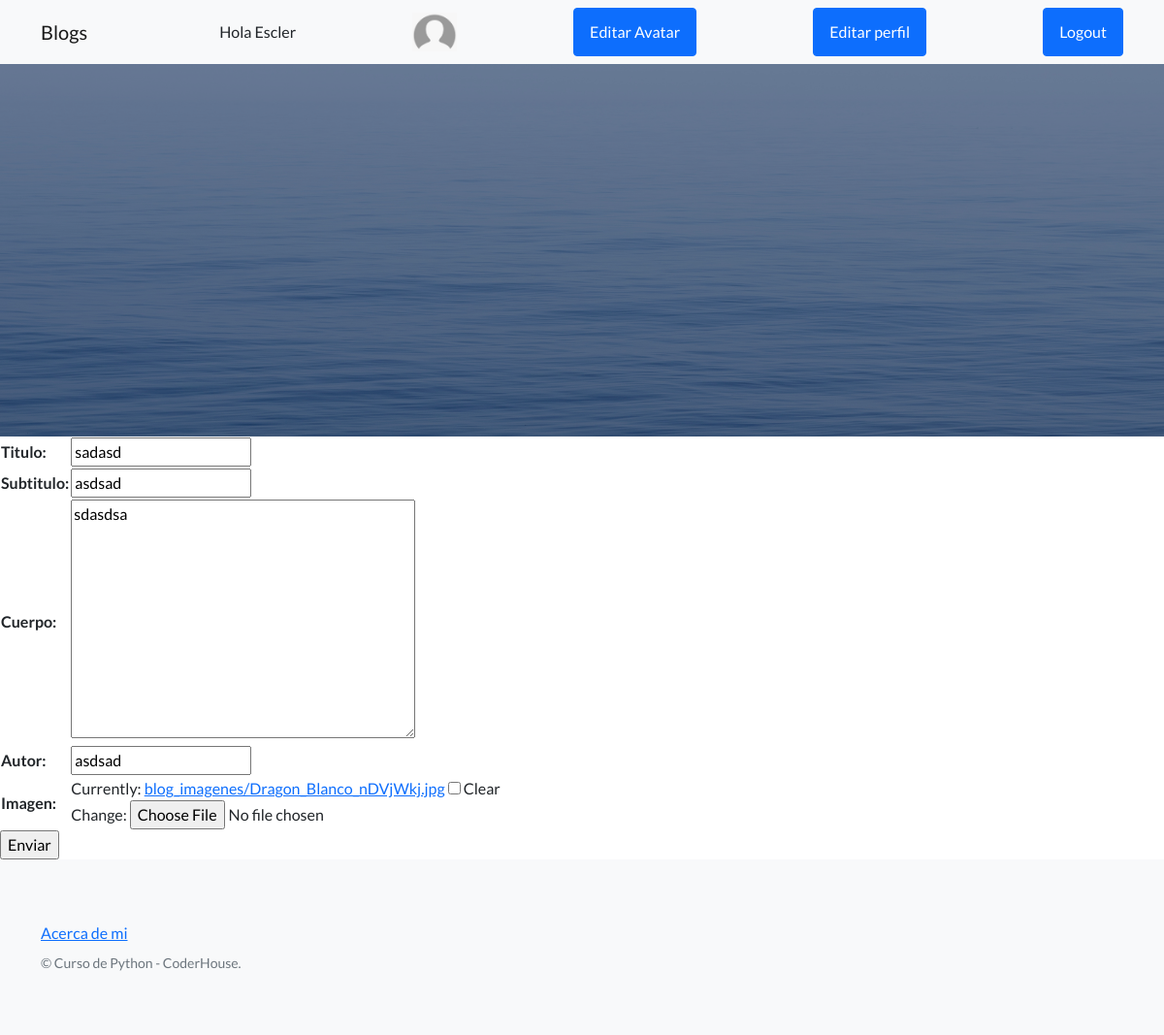
Page /pages/update/6 (signed in) on the committed database.
### AppCoder/models.py (models this page shows, shortened)
class Page(Model):
    usuario = ForeignKey(User, on_delete=CASCADE)
    titulo = CharField(max_length=20)
    subtitulo = CharField(max_length=50)
    cuerpo = TextField(max_length=10000)
    autor = CharField(max_length=20)
    fecha = DateTimeField(default=datetime.now(), editable=True)
    imagen = ImageField(upload_to = 'blog_imagenes', blank = True)

### AppCoder/views.py (the view)
# urls.py: path('pages/update/<pk>', Page_UpdateView.as_view(), name='page_update'),
class Page_UpdateView(LoginRequiredMixin, AvatarView, UpdateView):
    model = Page
    success_url = reverse_lazy('pages')
    fields = ['titulo', 'subtitulo', 'cuerpo', 'autor', 'imagen']
    template_name = 'AppCoder/Formulario.html'

### AppCoder/views.py (called while the page is built)
    def get_context_data(self, **kwargs):
        context = super().get_context_data(**kwargs)
        avatares = Avatar.objects.filter(user=self.request.user.id)
        if avatares.count() == 0:
            context["avatar_url"] = '/media/avatares/Default_Image.png'
        else:
            context["avatar_url"] = Avatar.objects.filter(user=self.request.user).last().imagen.url
        return context

### templates/AppCoder/Formulario.html (shortened to what this page needs)
{% extends 'AppCoder/padre.html' %}
{% block contenidoQueCambia %}
<body>
    <form action="" method="POST" enctype='multipart/form-data'>{% csrf_token %}
        <table>
            {{ form.as_table }}
        </table>
        <input type="submit", value="Enviar">
    </form>
</body>
{% endblock %}

### templates/AppCoder/padre.html (shortened to what this page needs)
<!DOCTYPE html>
<html lang="en">
    <head>
        {% load static %}
        <link href="https://cdn.jsdelivr.net/npm/bootstrap-icons@1.5.0/font/bootstrap-icons.css" rel="stylesheet" type="text/css" />
        <link href="{%static 'AppCoder/css/styles.css' %}" rel="stylesheet" />
    </head>
    <body>
        <nav class="navbar navbar-light bg-light static-top">
            <div class="container">
                <a class="navbar-brand" href="{% url 'pages' %}">Blogs</a>
                {% if request.user.is_authenticated %}
                    <a> Hola {{user.username }} </a>
                    <img src="{{avatar_url}}" height="40px"/>
                    <a class="btn btn-primary" href="{% url 'edit_avatar' %}">Editar Avatar</a>
                    <a class="btn btn-primary" href="{% url 'profile_edit' %}">Editar perfil</a>
                    <a class="btn btn-primary" href="{% url 'logout' %}">Logout</a>
                {% else %}
                    <a class="btn btn-primary" href="{% url 'login' %}">Login</a>
                {% endif %}
            </div>
        </nav>
        <header class="masthead">
        </header>
        {% block contenidoQueCambia %}
        {% endblock %}
        <footer class="footer bg-light">
            <div class="container">
                <div class="row">
                    <div class="col-lg-6 h-100 text-center text-lg-start my-auto">
                        <ul class="list-inline mb-2">
                            <li class="list-inline-item"><a href="{% url 'about' %}">Acerca de mi</a></li>
                        </ul>
                        <p class="text-muted small mb-4 mb-lg-0">&copy; Curso de Python - CoderHouse.</p>
                    </div>
                </div>
            </div>
        </footer>
    </body>
</html>

### rows in the picture
Page: titulo "sadasd", subtitulo "asdsad", cuerpo "sdasdsa", autor "asdsad"

### other values in the picture
{{ user.username }} "Escler"
